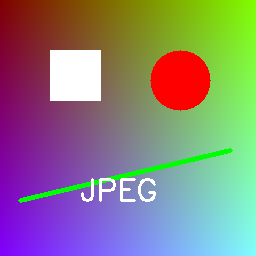
#> input picture sample_images/test_image.png, 256 x 256 px
$ python demo.py
#> lines starting #> are read from the running program, lines starting #| are printed output that depends on the picture
### jpeg_simulator/core/dct.py
"""
JPEG Compression Simulator - DCT Module
Implements Discrete Cosine Transform for JPEG compression.
"""

import numpy as np


class DCTProcessor:
    """
    Discrete Cosine Transform processor for JPEG compression.
    Handles forward and inverse DCT operations on 8x8 blocks.
    """

    def __init__(self):
        """Initialize DCT processor with precomputed matrices."""
        self.dct_matrix = self._create_dct_matrix()
        self.dct_matrix_t = self.dct_matrix.T

    def _create_dct_matrix(self) -> np.ndarray:
        """
        Create the 8x8 DCT transformation matrix.

        Returns:
            8x8 DCT matrix
        """
        matrix = np.zeros((8, 8), dtype=np.float32)
        for i in range(8):
            for j in range(8):
                if i == 0:
                    matrix[i, j] = 1 / np.sqrt(8)
                else:
                    matrix[i, j] = np.sqrt(2 / 8) * np.cos((2 * j + 1) * i * np.pi / 16)
        return matrix

    def forward_dct(self, block: np.ndarray) -> np.ndarray:
        """
        Apply forward DCT to an 8x8 block.

        Args:
            block: 8x8 numpy array (pixel values, typically shifted by -128)

        Returns:
            8x8 array of DCT coefficients
        """
        return self.dct_matrix @ block @ self.dct_matrix_t

    def inverse_dct(self, coefficients: np.ndarray) -> np.ndarray:
        """
        Apply inverse DCT to reconstruct an 8x8 block.

        Args:
            coefficients: 8x8 array of DCT coefficients

        Returns:
            8x8 array of reconstructed pixel values
        """
        return self.dct_matrix_t @ coefficients @ self.dct_matrix

    # [39 lines left out: functions forward_dct_2d, inverse_dct_2d, not called in this run]

### jpeg_simulator/core/entropy.py
"""
JPEG Compression Simulator - Entropy Encoding Module
Implements entropy encoding techniques used in JPEG compression.
"""

import numpy as np
from typing import List, Tuple


class EntropyEncoder:
    """
    Entropy encoder for JPEG compression.
    Implements Run-Length Encoding (RLE) and prepares data for Huffman coding.
    """

    def __init__(self):
        """Initialize the entropy encoder."""
        self.zigzag_order = self._create_zigzag_order()

    def _create_zigzag_order(self) -> List[Tuple[int, int]]:
        """
        Create zigzag scan order for 8x8 block.

        Returns:
            List of (row, col) tuples in zigzag order
        """
        order = []
        for s in range(15):  # Sum of indices ranges from 0 to 14
            if s % 2 == 0:
                # Even sum: go down-left
                for i in range(min(s, 7), max(0, s - 7) - 1, -1):
                    j = s - i
                    if 0 <= i < 8 and 0 <= j < 8:
                        order.append((i, j))
            else:
                # Odd sum: go up-right
                for i in range(max(0, s - 7), min(s, 7) + 1):
                    j = s - i
                    if 0 <= i < 8 and 0 <= j < 8:
                        order.append((i, j))
        return order

    # [168 lines left out: functions zigzag_scan, inverse_zigzag, run_length_encode, run_length_decode, encode_block, decode_block and 2 more, not called in this run]

### jpeg_simulator/core/compressor.py
"""
JPEG Compression Simulator - Core Compression Module
Main class for performing JPEG-like compression on images.
"""

import numpy as np
import cv2
from pathlib import Path
import os
from .dct import DCTProcessor
from .quantization import QuantizationProcessor
from .color_space import ColorSpaceConverter
from .entropy import EntropyEncoder


class JPEGCompressor:
    """
    Main JPEG compression class that orchestrates the compression pipeline.
    """

    def __init__(self, quality: int = 50):
        """
        Initialize the JPEG compressor.

        Args:
            quality: Compression quality (1-100). Higher = better quality, larger file.
        """
        self.set_quality(quality)
        self.dct_processor = DCTProcessor()
        self.quantization_processor = QuantizationProcessor()
        self.color_converter = ColorSpaceConverter()
        self.entropy_encoder = EntropyEncoder()

        # Create compressed_image folder
        self.output_folder = Path(__file__).parent.parent.parent / "compressed_image"
        self.output_folder.mkdir(exist_ok=True)

    def set_quality(self, quality: int):
        """Set compression quality (1-100)."""
        self.quality = max(1, min(100, quality))

    def compress(self, image: np.ndarray) -> dict:
        """
        Compress an image using JPEG-like compression.

        Args:
            image: Input image as numpy array (BGR format from OpenCV)

        Returns:
            Dictionary containing compressed data and metadata
        """
        # Store original dimensions
        original_shape = image.shape

        # Step 1: Convert BGR to YCrCb color space
        ycrcb = self.color_converter.bgr_to_ycrcb(image)

        # Step 2: Split into channels
        y_channel = ycrcb[:, :, 0]
        cr_channel = ycrcb[:, :, 1]
        cb_channel = ycrcb[:, :, 2]

        # Step 3: Apply chroma subsampling (4:2:0)
        cr_subsampled = self._subsample_channel(cr_channel)
        cb_subsampled = self._subsample_channel(cb_channel)

        # Step 4: Apply DCT and quantization to each channel
        y_compressed = self._compress_channel(y_channel, is_luminance=True)
        cr_compressed = self._compress_channel(cr_subsampled, is_luminance=False)
        cb_compressed = self._compress_channel(cb_subsampled, is_luminance=False)

        # Step 5: Entropy encoding (simplified)
        compressed_data = {
            'y_data': y_compressed,
            'cr_data': cr_compressed,
            'cb_data': cb_compressed,
            'original_shape': original_shape,
            'quality': self.quality,
            'y_shape': y_channel.shape,
            'cr_shape': cr_subsampled.shape,
            'cb_shape': cb_subsampled.shape
        }

        return compressed_data

    def decompress(self, compressed_data: dict) -> np.ndarray:
        """
        Decompress JPEG-like compressed data back to an image.

        Args:
            compressed_data: Dictionary from compress() method

        Returns:
            Reconstructed image as numpy array (BGR format)
        """
        # Step 1: Inverse quantization and IDCT for each channel
        y_reconstructed = self._decompress_channel(
            compressed_data['y_data'],
            compressed_data['y_shape'],
            is_luminance=True
        )
        cr_reconstructed = self._decompress_channel(
            compressed_data['cr_data'],
            compressed_data['cr_shape'],
            is_luminance=False
        )
        cb_reconstructed = self._decompress_channel(
            compressed_data['cb_data'],
            compressed_data['cb_shape'],
            is_luminance=False
        )

        # Step 2: Upsample chroma channels
        original_shape = compressed_data['original_shape']
        cr_upsampled = self._upsample_channel(cr_reconstructed, (original_shape[0], original_shape[1]))
        cb_upsampled = self._upsample_channel(cb_reconstructed, (original_shape[0], original_shape[1]))

        # Step 3: Merge channels
        ycrcb = np.stack([y_reconstructed, cr_upsampled, cb_upsampled], axis=2)

        # Step 4: Convert back to BGR
        bgr = self.color_converter.ycrcb_to_bgr(ycrcb)

        return bgr

    def compress_and_save(self, image: np.ndarray, filename: str = None) -> tuple:
        """
        Compress an image and save to the compressed_image folder.

        Args:
            image: Input image as numpy array (BGR format)
            filename: Optional filename for the output image

        Returns:
            Tuple of (saved_path, reconstructed_image)
        """
        # Compress and decompress
        compressed_data = self.compress(image)
        reconstructed = self.decompress(compressed_data)

        # Generate filename if not provided
        if filename is None:
            existing_files = list(self.output_folder.glob("compressed_*.jpg"))
            next_num = len(existing_files) + 1
            filename = f"compressed_{next_num:04d}_q{self.quality}.jpg"

        output_path = self.output_folder / filename

        # Save the reconstructed image
        cv2.imwrite(str(output_path), reconstructed)

        return str(output_path), reconstructed

    def compress_file(self, input_path: str, output_filename: str = None) -> tuple:
        """
        Compress an image file and save to compressed_image folder.

        Args:
            input_path: Path to input image
            output_filename: Optional filename for output

        Returns:
            Tuple of (output_path, compression_stats)
        """
        # Read input image
        image = cv2.imread(input_path)
        if image is None:
            raise ValueError(f"Could not read image: {input_path}")

        # Generate output filename based on input
        if output_filename is None:
            input_name = Path(input_path).stem
            output_filename = f"{input_name}_compressed_q{self.quality}.jpg"

        # Compress and save
        saved_path, _ = self.compress_and_save(image, output_filename)

        # Calculate compression statistics
        original_size = os.path.getsize(input_path)
        compressed_size = os.path.getsize(saved_path)

        stats = {
            'original_size': original_size,
            'compressed_size': compressed_size,
            'compression_ratio': original_size / compressed_size if compressed_size > 0 else 0,
            'space_savings': (1 - compressed_size / original_size) * 100 if original_size > 0 else 0
        }

        return saved_path, stats

    def _subsample_channel(self, channel: np.ndarray) -> np.ndarray:
        """Apply 4:2:0 chroma subsampling (reduce resolution by half)."""
        return cv2.resize(channel, (channel.shape[1] // 2, channel.shape[0] // 2),
                         interpolation=cv2.INTER_AREA)

    def _upsample_channel(self, channel: np.ndarray, target_size: tuple) -> np.ndarray:
        """Upsample channel back to original size."""
        return cv2.resize(channel, (target_size[1], target_size[0]),
                         interpolation=cv2.INTER_LINEAR)

    def _compress_channel(self, channel: np.ndarray, is_luminance: bool = True) -> dict:
        """
        Compress a single channel using DCT and quantization.
        """
        # Pad image to be divisible by 8
        h, w = channel.shape
        pad_h = (8 - h % 8) % 8
        pad_w = (8 - w % 8) % 8

        if pad_h > 0 or pad_w > 0:
            channel = np.pad(channel, ((0, pad_h), (0, pad_w)), mode='edge')

        padded_h, padded_w = channel.shape

        # Process 8x8 blocks
        compressed_blocks = []
        for i in range(0, padded_h, 8):
            row_blocks = []
            for j in range(0, padded_w, 8):
                block = channel[i:i+8, j:j+8].astype(np.float32)

                # Level shift (subtract 128)
                block = block - 128

                # Apply DCT
                dct_block = self.dct_processor.forward_dct(block)

                # Quantize
                quantized = self.quantization_processor.quantize(
                    dct_block, self.quality, is_luminance
                )

                row_blocks.append(quantized)
            compressed_blocks.append(row_blocks)

        return {
            'blocks': compressed_blocks,
            'padded_shape': (padded_h, padded_w),
            'original_shape': (h, w)
        }

    def _decompress_channel(self, compressed_data: dict, original_shape: tuple,
                           is_luminance: bool = True) -> np.ndarray:
        """
        Decompress a single channel.
        """
        blocks = compressed_data['blocks']
        padded_h, padded_w = compressed_data['padded_shape']
        orig_h, orig_w = compressed_data['original_shape']

        # Reconstruct image from blocks
        reconstructed = np.zeros((padded_h, padded_w), dtype=np.float32)

        for i, row_blocks in enumerate(blocks):
            for j, quantized in enumerate(row_blocks):
                # Dequantize
                dct_block = self.quantization_processor.dequantize(
                    quantized, self.quality, is_luminance
                )

                # Apply inverse DCT
                block = self.dct_processor.inverse_dct(dct_block)

                # Level shift (add 128)
                block = block + 128

                # Place block in image
                reconstructed[i*8:(i+1)*8, j*8:(j+1)*8] = block

        # Remove padding and clip values
        reconstructed = reconstructed[:orig_h, :orig_w]
        reconstructed = np.clip(reconstructed, 0, 255).astype(np.uint8)

        return reconstructed


# [19 lines left out: function simulate_compression, not called in this run]

### jpeg_simulator/utils/metrics.py
"""
JPEG Compression Simulator - Metrics Module
Implements image quality metrics.
"""

import numpy as np
import cv2


def calculate_mse(original: np.ndarray, compressed: np.ndarray) -> float:
    """
    Calculate Mean Squared Error between two images.

    Args:
        original: Original image
        compressed: Compressed/reconstructed image

    Returns:
        MSE value
    """
    original = original.astype(np.float64)
    compressed = compressed.astype(np.float64)
    mse = np.mean((original - compressed) ** 2)
    return float(mse)


def calculate_psnr(original: np.ndarray, compressed: np.ndarray) -> float:
    """
    Calculate Peak Signal-to-Noise Ratio between two images.

    Args:
        original: Original image
        compressed: Compressed/reconstructed image

    Returns:
        PSNR value in dB
    """
    mse = calculate_mse(original, compressed)
    if mse == 0:
        return float('inf')
    max_pixel = 255.0
    psnr = 20 * np.log10(max_pixel / np.sqrt(mse))
    return float(psnr)


def calculate_ssim(original: np.ndarray, compressed: np.ndarray) -> float:
    """
    Calculate Structural Similarity Index between two images.

    Args:
        original: Original image
        compressed: Compressed/reconstructed image

    Returns:
        SSIM value (0 to 1, where 1 is identical)
    """
    # Convert to grayscale if color
    if len(original.shape) == 3:
        original_gray = cv2.cvtColor(original, cv2.COLOR_BGR2GRAY)
        compressed_gray = cv2.cvtColor(compressed, cv2.COLOR_BGR2GRAY)
    else:
        original_gray = original
        compressed_gray = compressed

    original_gray = original_gray.astype(np.float64)
    compressed_gray = compressed_gray.astype(np.float64)

    # Constants for stability
    C1 = (0.01 * 255) ** 2
    C2 = (0.03 * 255) ** 2

    # Mean
    mu1 = cv2.GaussianBlur(original_gray, (11, 11), 1.5)
    mu2 = cv2.GaussianBlur(compressed_gray, (11, 11), 1.5)

    mu1_sq = mu1 ** 2
    mu2_sq = mu2 ** 2
    mu1_mu2 = mu1 * mu2

    # Variance and covariance
    sigma1_sq = cv2.GaussianBlur(original_gray ** 2, (11, 11), 1.5) - mu1_sq
    sigma2_sq = cv2.GaussianBlur(compressed_gray ** 2, (11, 11), 1.5) - mu2_sq
    sigma12 = cv2.GaussianBlur(original_gray * compressed_gray, (11, 11), 1.5) - mu1_mu2

    # SSIM formula
    numerator = (2 * mu1_mu2 + C1) * (2 * sigma12 + C2)
    denominator = (mu1_sq + mu2_sq + C1) * (sigma1_sq + sigma2_sq + C2)

    ssim_map = numerator / denominator
    ssim = np.mean(ssim_map)

    return float(ssim)

### jpeg_simulator/core/quantization.py
"""
JPEG Compression Simulator - Quantization Module
Implements quantization for JPEG compression.
"""

import numpy as np


class QuantizationProcessor:
    """
    Quantization processor for JPEG compression.
    Handles quantization and dequantization of DCT coefficients.
    """

    # Standard JPEG luminance quantization table
    LUMINANCE_TABLE = np.array([
        [16, 11, 10, 16, 24, 40, 51, 61],
        [12, 12, 14, 19, 26, 58, 60, 55],
        [14, 13, 16, 24, 40, 57, 69, 56],
        [14, 17, 22, 29, 51, 87, 80, 62],
        [18, 22, 37, 56, 68, 109, 103, 77],
        [24, 35, 55, 64, 81, 104, 113, 92],
        [49, 64, 78, 87, 103, 121, 120, 101],
        [72, 92, 95, 98, 112, 100, 103, 99]
    ], dtype=np.float32)

    # Standard JPEG chrominance quantization table
    CHROMINANCE_TABLE = np.array([
        [17, 18, 24, 47, 99, 99, 99, 99],
        [18, 21, 26, 66, 99, 99, 99, 99],
        [24, 26, 56, 99, 99, 99, 99, 99],
        [47, 66, 99, 99, 99, 99, 99, 99],
        [99, 99, 99, 99, 99, 99, 99, 99],
        [99, 99, 99, 99, 99, 99, 99, 99],
        [99, 99, 99, 99, 99, 99, 99, 99],
        [99, 99, 99, 99, 99, 99, 99, 99]
    ], dtype=np.float32)

    def __init__(self):
        """Initialize the quantization processor."""
        pass

    def get_quantization_table(self, quality: int, is_luminance: bool = True) -> np.ndarray:
        """
        Get scaled quantization table based on quality factor.

        Args:
            quality: Quality factor (1-100)
            is_luminance: True for luminance, False for chrominance

        Returns:
            8x8 quantization table
        """
        base_table = self.LUMINANCE_TABLE if is_luminance else self.CHROMINANCE_TABLE

        # Scale factor calculation (same as libjpeg)
        if quality < 50:
            scale = 5000 / quality
        else:
            scale = 200 - 2 * quality

        # Apply scaling
        table = np.floor((base_table * scale + 50) / 100)

        # Clamp values to valid range
        table = np.clip(table, 1, 255)

        return table

    def quantize(self, dct_block: np.ndarray, quality: int, is_luminance: bool = True) -> np.ndarray:
        """
        Quantize DCT coefficients.

        Args:
            dct_block: 8x8 array of DCT coefficients
            quality: Quality factor (1-100)
            is_luminance: True for luminance, False for chrominance

        Returns:
            8x8 array of quantized coefficients
        """
        q_table = self.get_quantization_table(quality, is_luminance)
        return np.round(dct_block / q_table).astype(np.int32)

    def dequantize(self, quantized_block: np.ndarray, quality: int, is_luminance: bool = True) -> np.ndarray:
        """
        Dequantize coefficients back to DCT domain.

        Args:
            quantized_block: 8x8 array of quantized coefficients
            quality: Quality factor (1-100)
            is_luminance: True for luminance, False for chrominance

        Returns:
            8x8 array of dequantized DCT coefficients
        """
        q_table = self.get_quantization_table(quality, is_luminance)
        return (quantized_block * q_table).astype(np.float32)

### jpeg_simulator/core/color_space.py
"""
JPEG Compression Simulator - Color Space Conversion Module
Implements color space conversions for JPEG compression.
"""

import numpy as np
import cv2


class ColorSpaceConverter:
    """
    Color space converter for JPEG compression.
    Handles conversions between BGR, RGB, and YCrCb color spaces.
    """

    def __init__(self):
        """Initialize the color space converter."""
        pass

    def bgr_to_ycrcb(self, image: np.ndarray) -> np.ndarray:
        """
        Convert BGR image to YCrCb color space.

        Args:
            image: BGR image (numpy array)

        Returns:
            YCrCb image (numpy array)
        """
        return cv2.cvtColor(image, cv2.COLOR_BGR2YCrCb)

    def ycrcb_to_bgr(self, image: np.ndarray) -> np.ndarray:
        """
        Convert YCrCb image to BGR color space.

        Args:
            image: YCrCb image (numpy array)

        Returns:
            BGR image (numpy array)
        """
        # Ensure proper data type
        if image.dtype != np.uint8:
            image = np.clip(image, 0, 255).astype(np.uint8)
        return cv2.cvtColor(image, cv2.COLOR_YCrCb2BGR)

    # [63 lines left out: functions rgb_to_ycrcb, ycrcb_to_rgb, bgr_to_rgb, rgb_to_bgr, to_grayscale, not called in this run]

### demo.py
"""
JPEG Compression Simulator - Demo Script
Demonstrates the JPEG compression simulation capabilities.
"""

import numpy as np
import cv2
from pathlib import Path
import sys

# Add the project root to path
sys.path.insert(0, str(Path(__file__).parent))

from jpeg_simulator import JPEGCompressor, simulate_compression, calculate_psnr, calculate_ssim


# [23 lines left out: function create_sample_image, not called in this run]


def run_demo():
    """Run the compression demo."""
    print("=" * 60)
    print("JPEG Compression Simulator - Demo")
    print("=" * 60)

    # Create output directory for compressed images
    output_dir = Path(__file__).parent / "compressed_image"
    output_dir.mkdir(exist_ok=True)

    # Create sample_images directory
    samples_dir = Path(__file__).parent / "sample_images"
    samples_dir.mkdir(exist_ok=True)

    # Create or load test image
    sample_image_path = samples_dir / "test_image.png"

    if sample_image_path.exists():
        print(f"\nLoading existing test image: {sample_image_path}")
        original = cv2.imread(str(sample_image_path))
#> original is the input picture: shape (256, 256, 3); mean B, G, R 128.3, 129.2, 137.8
    else:
        print("\nCreating sample test image...")
        original = create_sample_image((256, 256))
        cv2.imwrite(str(sample_image_path), original)
        print(f"Saved sample image to: {sample_image_path}")

    print(f"Image size: {original.shape}")
#| Image size: (256, 256, 3)
    print(f"\nAll compressed images will be saved to: {output_dir.absolute()}")

    # Test different quality levels
    quality_levels = [10, 30, 50, 70, 90]

    print("\n" + "-" * 60)
    print("Testing different quality levels:")
    print("-" * 60)

    compressor = JPEGCompressor()

    for quality in quality_levels:
        compressor.set_quality(quality)

        # Compress and decompress
        compressed_data = compressor.compress(original)
        reconstructed = compressor.decompress(compressed_data)

        # Calculate metrics
        psnr = calculate_psnr(original, reconstructed)
        ssim = calculate_ssim(original, reconstructed)

        # Save reconstructed image to compressed_image folder
        output_filename = f"reconstructed_q{quality}.jpg"
        output_path = output_dir / output_filename
        cv2.imwrite(str(output_path), reconstructed)

        print(f"Quality {quality:3d}: PSNR = {psnr:.2f} dB, SSIM = {ssim:.4f} -> Saved: {output_filename}")
#> this loop made 5 passes
#> (psnr, ssim) on passes 1 to 5: (25.4, 0.917), (27.36, 0.966), (28.64, 0.98), (29.4, 0.985), (30.34, 0.993)
#> (printed output is left out)
#> pass 1, in compress, `y_channel = ycrcb[:, :, 0]`:
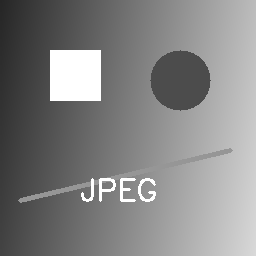
#> y_channel: shape (256, 256); min 38, max 255, mean 131.6
#> pass 1, in compress, `cr_channel = ycrcb[:, :, 1]`:
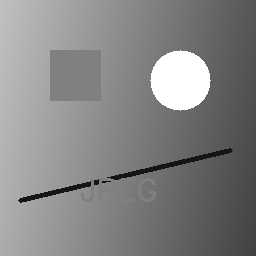
#> cr_channel: shape (256, 256); min 21, max 255, mean 132.3

    # Save original for comparison
    original_copy_path = output_dir / "original.png"
    cv2.imwrite(str(original_copy_path), original)
    print(f"\nOriginal saved as: original.png")

    # Test compress_file method
    print("\n" + "-" * 60)
    print("Testing compress_file method:")
    print("-" * 60)

    compressor.set_quality(50)
    saved_path, stats = compressor.compress_file(str(sample_image_path))
#> (the rest of the program and of its run is left out)
